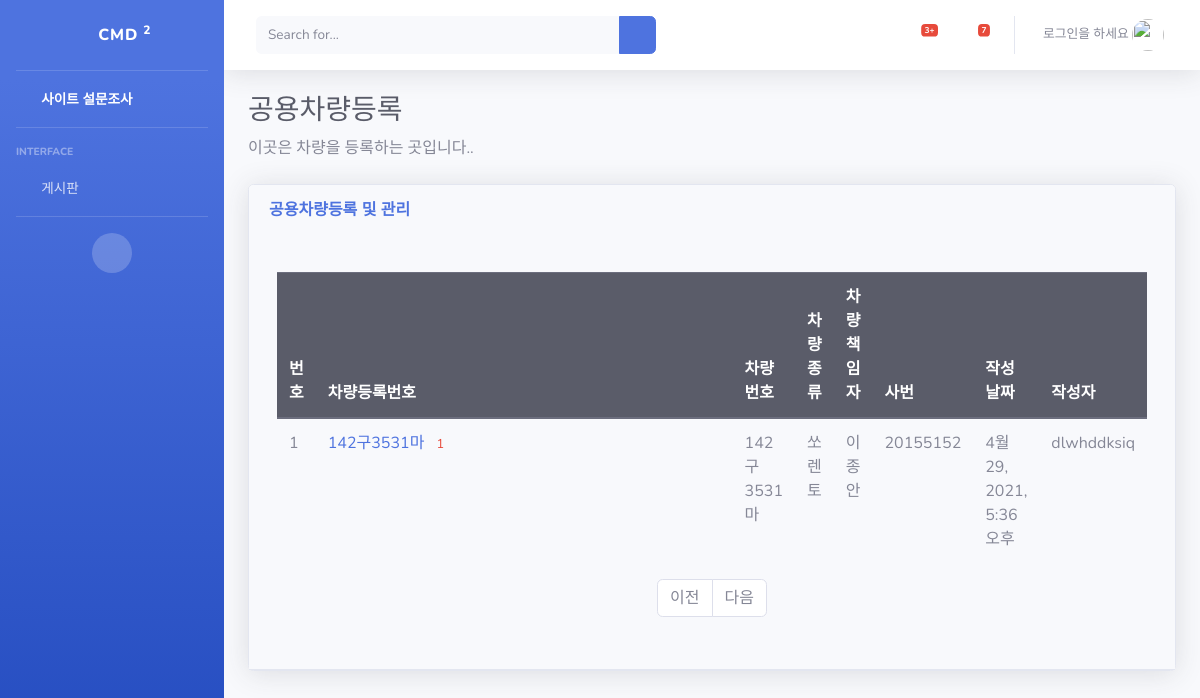
Page /pybo/ on the earlier database version.
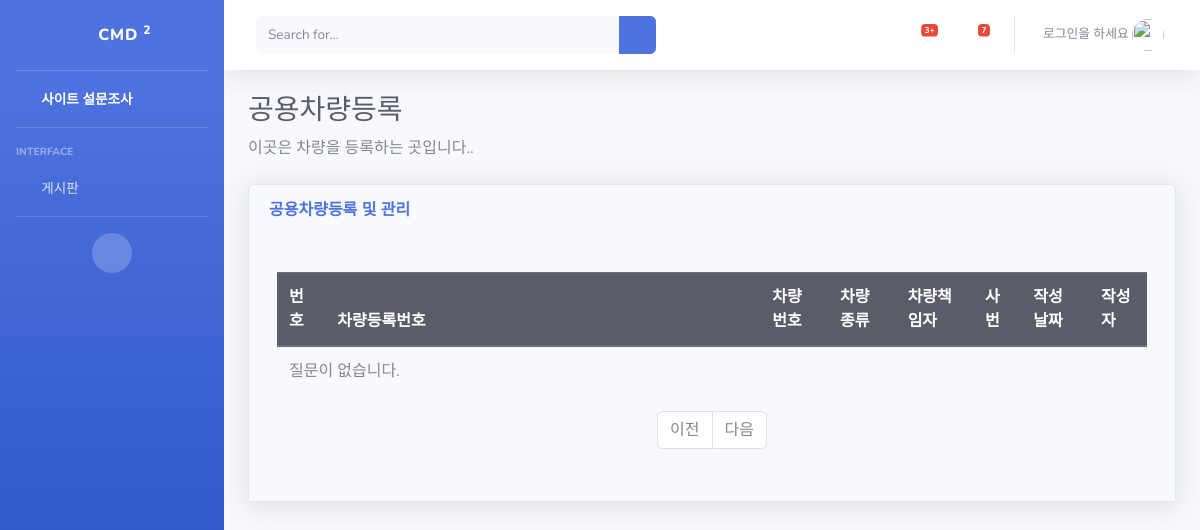
Same page on the later database version.
### pybo/models.py (models this page shows)
class Question(models.Model):
    Car_num = models.CharField(max_length=15)
    Car_variety = models.CharField(max_length=10)
    Car_manager = models.CharField(max_length=10)
    bussiness_num = models.CharField(max_length=15)
    author = models.ForeignKey(User, on_delete=models.CASCADE)
    create_date = models.DateTimeField()
    modify_date = models.DateTimeField(null=True, blank=True)

### pybo/views.py (the view)
# urls.py: path('', views.index, name='index'),
def index(request):
    question_list = Question.objects.order_by('-create_date')
    context = {'question_list': question_list}
    return render(request, 'question_list.html', context)

### templates/question_list.html (shortened to what this page needs)
{% extends 'base.html' %}
{% block content %}
    <h1 class="h3 mb-2 text-gray-800">공용차량등록</h1>
    <p class="mb-4">이곳은 차량을 등록하는 곳입니다..
    </p>
    <div class="card shadow mb-4">
    <div class="card-header py-3">
    <div class="row">
    <div class="col-sm-12 col-md-6">
        <h6 class="m-0 font-weight-bold text-primary">공용차량등록 및 관리</h6>
    </div>
    <div class="card-body">
    <div class="table-responsive">
    <table class="table table-bordered" id="dataTable" width="100%" cellspacing="0">
    <tbody>
    <div class="container my-3">
        <table class="table">
            <thead>
            <tr class="thead-dark">
                <th>번호</th>
                <th style="width:50%">차량등록번호</th>
                <th>차량번호</th>
                <th>차량종류</th>
                <th>차량책임자</th>
                <th>사번</th>
                <th>작성날짜</th>
                <th>작성자</th>
            </tr>
            </thead>
            <tbody>
            {% if question_list %}
                {% for question in question_list %}
                    <tr>
                        <td>{{ forloop.counter }}</td>
                        <td>
                            <a href="{% url 'pybo:detail' question.id %}">{{ question.Car_num }}</a>
                            {% if question.answer_set.count > 0 %}
                                <span class="text-danger small ml-2">{{ question.answer_set.count }}</span>
                            {% endif %}
                        </td>
                        <td>{{ question.Car_num }}</td>
                        <td>{{ question.Car_variety}}</td>
                        <td>{{ question.Car_manager }}</td>
                        <td>{{ question.bussiness_num }}</td>
                        <td>{{ question.create_date }}</td>
                        <td>{{ question.author.username }}</td>
                    </tr>
                {% endfor %}
            {% else %}
                <tr>
                    <td colspan="3">질문이 없습니다.</td>
                </tr>
            {% endif %}
            </tbody>
        </table>
    </div>
    <ul class="pagination justify-content-center">
        {% if question_list.has_previous %}
            <li class="page-item">
                <a class="page-link" href="?page={{ question_list.previous_page_number }}">이전</a>
            </li>
        {% else %}
            <li class="page-item disabled">
                <a class="page-link" tabindex="-1" aria-disabled="true" href="#">이전</a>
            </li>
        {% endif %}
        {% if question_list.has_next %}
            <li class="page-item">
                <a class="page-link" href="?page={{ question_list.next_page_number }}">다음</a>
            </li>
        {% else %}
            <li class="page-item disabled">
                <a class="page-link" tabindex="-1" aria-disabled="true" href="#">다음</a>
            </li>
        {% endif %}
    </ul>
{% endblock %}

Differences in the rows shown:
removed Question: Car_num "142구3531마", answer_set.count "1", Car_variety "쏘렌토", Car_manager "이종안", bussiness_num "20155152", create_date "4월 29, 2021, 5:36 오후", author.username "dlwhddksiq"
Other differences:
text now shown: "질문이 없습니다."
